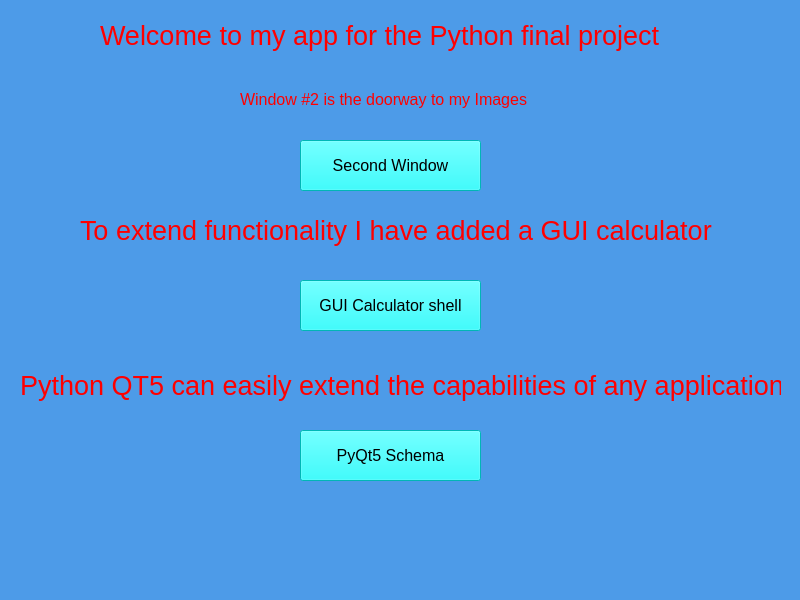
<?xml version="1.0" encoding="UTF-8"?>
<ui version="4.0">
 <class>MainWindow</class>
 <widget class="QMainWindow" name="MainWindow">
  <property name="geometry">
   <rect>
    <x>0</x>
    <y>0</y>
    <width>800</width>
    <height>600</height>
   </rect>
  </property>
  <property name="font">
   <font>
    <pointsize>10</pointsize>
   </font>
  </property>
  <property name="windowTitle">
   <string>MainWindow</string>
  </property>
  <property name="styleSheet">
   <string notr="true">background-color: rgb(77, 155, 232);</string>
  </property>
  <widget class="QWidget" name="centralwidget">
   <widget class="QPushButton" name="pushButton">
    <property name="geometry">
     <rect>
      <x>300</x>
      <y>140</y>
      <width>181</width>
      <height>51</height>
     </rect>
    </property>
    <property name="font">
     <font>
      <pointsize>12</pointsize>
     </font>
    </property>
    <property name="styleSheet">
     <string notr="true">background-color: rgb(0, 255, 255);</string>
    </property>
    <property name="text">
     <string> Second Window </string>
    </property>
   </widget>
   <widget class="QLabel" name="label">
    <property name="geometry">
     <rect>
      <x>100</x>
      <y>10</y>
      <width>671</width>
      <height>51</height>
     </rect>
    </property>
    <property name="font">
     <font>
      <pointsize>20</pointsize>
     </font>
    </property>
    <property name="styleSheet">
     <string notr="true"/>
    </property>
    <property name="text">
     <string>&lt;html&gt;&lt;head/&gt;&lt;body&gt;&lt;p&gt;&lt;span style=&quot; color:#ff0000;&quot;&gt;Welcome to my app for the Python final project&lt;/span&gt;&lt;/p&gt;&lt;/body&gt;&lt;/html&gt;</string>
    </property>
   </widget>
   <widget class="QLabel" name="label_2">
    <property name="geometry">
     <rect>
      <x>240</x>
      <y>90</y>
      <width>331</width>
      <height>20</height>
     </rect>
    </property>
    <property name="text">
     <string>&lt;html&gt;&lt;head/&gt;&lt;body&gt;&lt;p&gt;&lt;span style=&quot; font-size:12pt; color:#ff0000;&quot;&gt;Window #2 is the doorway to my Images&lt;/span&gt;&lt;/p&gt;&lt;/body&gt;&lt;/html&gt;</string>
    </property>
   </widget>
   <widget class="QLabel" name="label_3">
    <property name="geometry">
     <rect>
      <x>80</x>
      <y>210</y>
      <width>661</width>
      <height>41</height>
     </rect>
    </property>
    <property name="font">
     <font>
      <pointsize>20</pointsize>
     </font>
    </property>
    <property name="text">
     <string>&lt;html&gt;&lt;head/&gt;&lt;body&gt;&lt;p&gt;&lt;span style=&quot; font-size:20pt; color:#ff0000;&quot;&gt;To extend functionality I have added a GUI calculator&lt;/span&gt;&lt;/p&gt;&lt;/body&gt;&lt;/html&gt;</string>
    </property>
   </widget>
   <widget class="QPushButton" name="pushButton_2">
    <property name="geometry">
     <rect>
      <x>300</x>
      <y>280</y>
      <width>181</width>
      <height>51</height>
     </rect>
    </property>
    <property name="font">
     <font>
      <pointsize>12</pointsize>
     </font>
    </property>
    <property name="styleSheet">
     <string notr="true">background-color: rgb(0, 255, 255);
selection-background-color: rgb(255, 0, 0);</string>
    </property>
    <property name="text">
     <string>GUI Calculator shell</string>
    </property>
   </widget>
   <widget class="QLabel" name="label_4">
    <property name="geometry">
     <rect>
      <x>20</x>
      <y>340</y>
      <width>761</width>
      <height>91</height>
     </rect>
    </property>
    <property name="text">
     <string>&lt;html&gt;&lt;head/&gt;&lt;body&gt;&lt;p&gt;&lt;span style=&quot; font-size:20pt; color:#ff0000;&quot;&gt;Python QT5 can easily extend the capabilities of any application&lt;/span&gt;&lt;/p&gt;&lt;/body&gt;&lt;/html&gt;</string>
    </property>
   </widget>
   <widget class="QPushButton" name="pushButton_3">
    <property name="geometry">
     <rect>
      <x>300</x>
      <y>430</y>
      <width>181</width>
      <height>51</height>
     </rect>
    </property>
    <property name="font">
     <font>
      <pointsize>12</pointsize>
     </font>
    </property>
    <property name="styleSheet">
     <string notr="true">background-color: rgb(0, 255, 255);</string>
    </property>
    <property name="text">
     <string>PyQt5 Schema</string>
    </property>
   </widget>
  </widget>
  <widget class="QMenuBar" name="menubar">
   <property name="geometry">
    <rect>
     <x>0</x>
     <y>0</y>
     <width>800</width>
     <height>21</height>
    </rect>
   </property>
  </widget>
  <widget class="QStatusBar" name="statusbar"/>
 </widget>
 <resources/>
 <connections/>
</ui>
